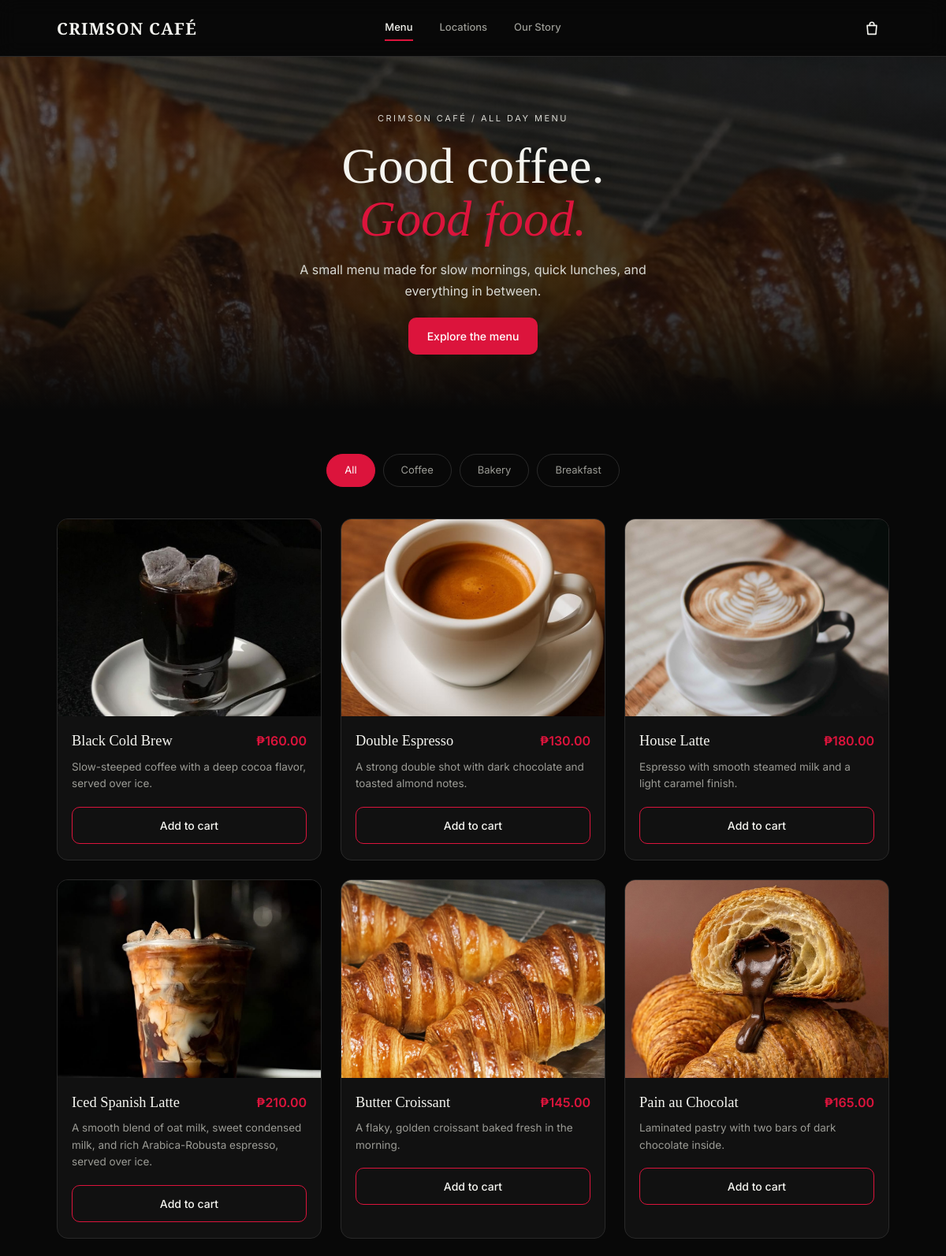
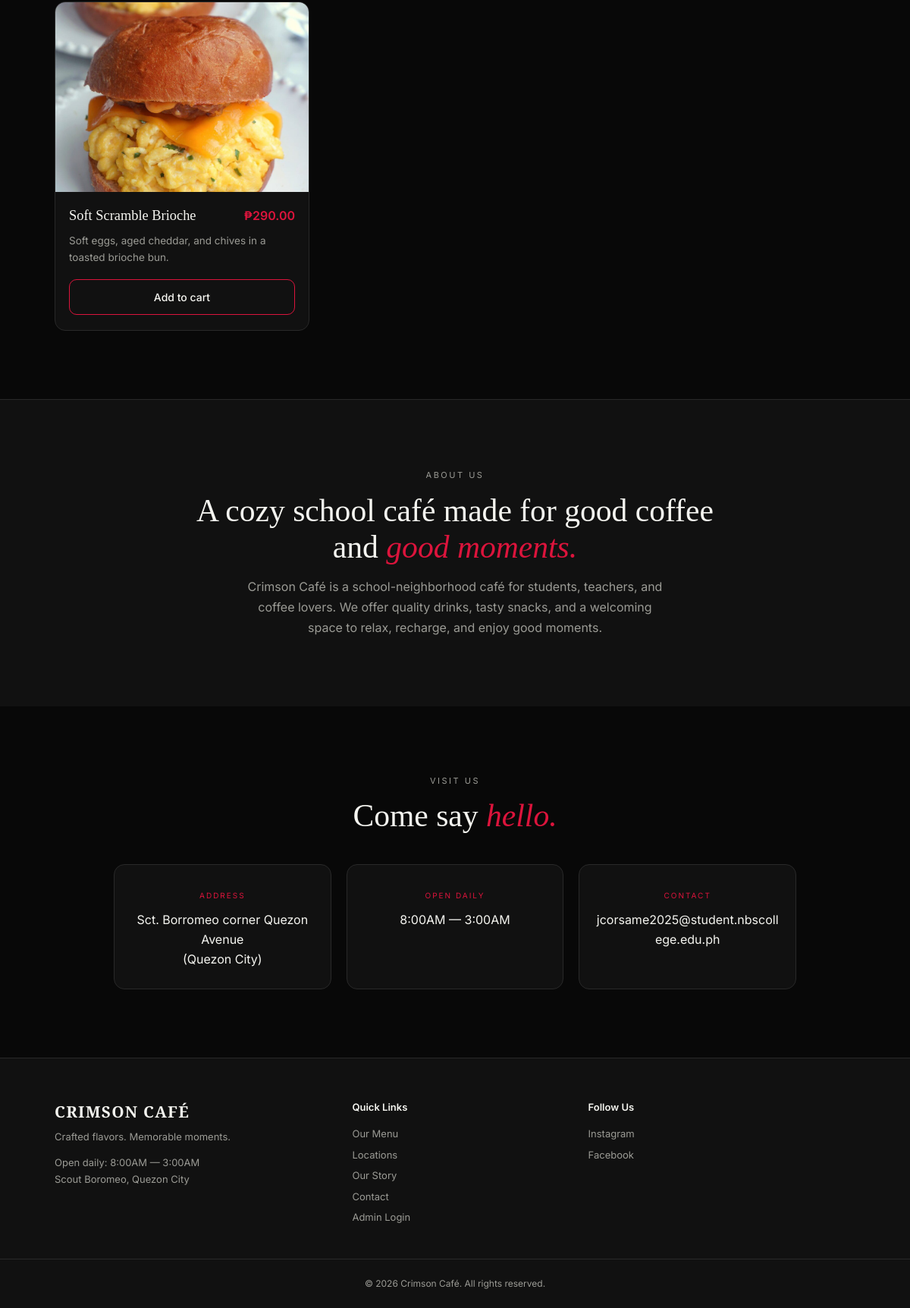
The page / on the database its author committed (2 pictures, top to bottom).
### tables this page shows
CREATE TABLE products (
    id INTEGER PRIMARY KEY AUTOINCREMENT,
    name TEXT NOT NULL,
    description TEXT NOT NULL,
    price REAL NOT NULL,
    image TEXT NOT NULL,
    category TEXT NOT NULL,
    availability INTEGER NOT NULL DEFAULT 1
);

### app.py (the view)
@app.route("/")
def home():
    return storefront()

### app.py (called while the page is built)
def get_db():
    db = sqlite3.connect(DATABASE)
    db.row_factory = sqlite3.Row
    return db

def get_products(category=None, include_unavailable=False):
    db = get_db()
    extra = "" if include_unavailable else " AND availability = 1"
    category_order = """
        ORDER BY
            CASE LOWER(category)
                WHEN 'coffee' THEN 1
                WHEN 'bakery' THEN 2
                WHEN 'breakfast' THEN 3
                ELSE 4
            END,
            name COLLATE NOCASE
    """
    if category and category != "all":
        products = db.execute(
            f"SELECT * FROM products WHERE category = ?{extra} {category_order}",
            (category,)
        ).fetchall()
    else:
        products = db.execute(
            f"SELECT * FROM products WHERE 1=1{extra} {category_order}"
        ).fetchall()
    db.close()
    return products

@app.context_processor
def add_common_values():
    cart = session.get("cart", {})
    return {
        "cart_count": sum(cart.values()),
        "admin_logged_in": "admin_id" in session,
        "year": datetime.now().year,
    }

def storefront():
    category = request.args.get("category", "all")
    return render_template(
        "index.html",
        products=get_products(category),
        categories=CATEGORIES,
        selected=category,
        hero_image=HERO_IMAGE,
    )

### templates/index.html (shortened to what this page needs)
{% extends 'base.html' %}
{% block content %}
<section class="hero-banner">
  <img src="{{ url_for('static', filename='img/' + hero_image) }}" alt="">
  <div class="hero-content">
    <p class="eyebrow">CRIMSON CAFÉ / ALL DAY MENU</p>
    <h1>Good coffee.<br><em>Good food.</em></h1>
    <p class="intro">A small menu made for slow mornings, quick lunches, and everything in between.</p>
    <a class="button primary" href="#menu">Explore the menu</a>
  </div>
</section>
<section id="menu" class="menu-section">
  <div class="filters">
    {% for category in categories %}<a class="{% if selected == category %}selected{% endif %}" href="{{ url_for('menu', category=category, _anchor='menu') }}">{{ category|title }}</a>{% endfor %}
  </div>
  <div class="cards">
    {% for product in products %}
    <article class="card">
      <a class="card-img" href="{{ url_for('product', product_id=product.id) }}"><img loading="lazy" src="{{ url_for('static', filename='img/' + product.image) }}" alt="{{ product.name }}"></a>
      <div class="card-body">
        <div class="card-top"><h3>{{ product.name }}</h3><strong>₱{{ '%.2f'|format(product.price) }}</strong></div>
        <p>{{ product.description }}</p>
        <form class="add-form" action="{{ url_for('add_to_cart', product_id=product.id) }}" method="post"><button class="card-btn">Add to cart</button></form>
      </div>
    </article>
    {% else %}
    <p class="empty">No products found.</p>
    {% endfor %}
  </div>
</section>
<section id="story" class="story">
  <p class="eyebrow">ABOUT US</p>
  <h2>A cozy school café made for good coffee and <em>good moments.</em></h2>
  <p>Crimson Café is a school-neighborhood café for students, teachers,
    and coffee lovers. We offer quality drinks, tasty snacks, and a
    welcoming space to relax, recharge, and enjoy good moments.</p>
</section>
<section id="locations" class="locations">
  <p class="eyebrow">VISIT US</p>
  <h2>Come say <em>hello.</em></h2>
  <div class="info-cards">
    <div><small>ADDRESS</small><p>Sct. Borromeo corner Quezon Avenue<br>(Quezon City)</p></div>
    <div><small>OPEN DAILY</small><p>8:00AM — 3:00AM</p></div>
    <div><small>CONTACT</small><p><a href="mailto:jcorsame2025@student.nbscollege.edu.ph">jcorsame2025@student.nbscollege.edu.ph</a></p></div>
  </div>
</section>
{% endblock %}

### templates/base.html (shortened to what this page needs)
<!doctype html>
<html lang="en">
<head>
  <link rel="stylesheet" href="{{ url_for('static', filename='style.css') }}">
</head>
<body>
  <header class="header">
    <a class="logo" href="{{ url_for('home') }}">CRIMSON CAFÉ</a>
    <nav aria-label="Main">
      <a class="{% if request.endpoint in ('home', 'menu') %}active{% endif %}" href="{{ url_for('menu', _anchor='menu') }}">Menu</a>
      <a href="{{ url_for('home', _anchor='locations') }}">Locations</a>
      <a href="{{ url_for('home', _anchor='story') }}">Our Story</a>
    </nav>
    <a class="cart-link" href="{{ url_for('cart') }}" aria-label="Open cart">
      <svg viewBox="0 0 24 24" width="22" height="22" fill="none" stroke="currentColor" stroke-width="1.8" stroke-linecap="round" stroke-linejoin="round" aria-hidden="true"><path d="M5.5 8h13l-1 12h-11z"/><path d="M9 8V6.5a3 3 0 0 1 6 0V8"/></svg>
    </a>
  </header>
  {% block content %}{% endblock %}
  <footer id="contact" class="footer">
    <div class="footer-grid">
      <div>
        <strong class="footer-brand">CRIMSON CAFÉ</strong>
        <p>Crafted flavors. Memorable moments.</p>
        <p>Open daily: 8:00AM — 3:00AM<br>Scout Boromeo, Quezon City</p>
      </div>
      <div>
        <h4>Quick Links</h4>
        <a href="{{ url_for('menu', _anchor='menu') }}">Our Menu</a>
        <a href="{{ url_for('home', _anchor='locations') }}">Locations</a>
        <a href="{{ url_for('home', _anchor='story') }}">Our Story</a>
        <a href="{{ url_for('home', _anchor='locations') }}">Contact</a>
        {% if admin_logged_in %}<a href="{{ url_for('admin_dashboard') }}">Admin Dashboard</a>{% else %}<a href="{{ url_for('admin_login') }}">Admin Login</a>{% endif %}
      </div>
      <div>
        <h4>Follow Us</h4>
        <a href="https://www.instagram.com/?hl=en" target="_blank" rel="noopener noreferrer">Instagram</a>
        <a href="https://www.facebook.com/JreiCorsame" target="_blank" rel="noopener noreferrer">Facebook</a>
      </div>
    </div>
    <p class="copyright">© {{ year }} Crimson Café. All rights reserved.</p>
  </footer>
</body>
</html>

### rows shown on the page
products: image (picture), name "Black Cold Brew", price "160.00", description "Slow-steeped coffee with a deep cocoa flavor, served over ice."
products: image (picture), name "Double Espresso", price "130.00", description "A strong double shot with dark chocolate and toasted almond notes."
products: image (picture), name "House Latte", price "180.00", description "Espresso with smooth steamed milk and a light caramel finish."
products: image (picture), name "Iced Spanish Latte", price "210.00", description "A smooth blend of oat milk, sweet condensed milk, and rich Arabica-Robusta espresso, served over ice."
products: image (picture), name "Butter Croissant", price "145.00", description "A flaky, golden croissant baked fresh in the morning."
products: image (picture), name "Pain au Chocolat", price "165.00", description "Laminated pastry with two bars of dark chocolate inside."
products: image (picture), name "Soft Scramble Brioche", price "290.00", description "Soft eggs, aged cheddar, and chives in a toasted brioche bun."

### other values the page prints
{{ category|title }} "All" "Coffee" "Bakery" "Breakfast"
